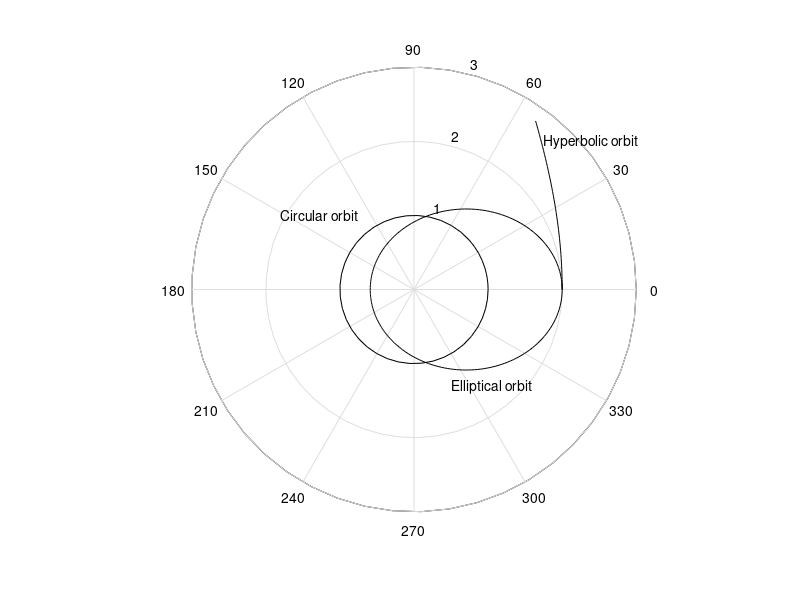

Write the MATLAB code that produced this figure.
% Orbital Motions for Different Initial Conditions
function Orbital_Motions_for_Different_Initial_Conditions
initcond = [2.0, 0.0, 0.0, 1.5; 1.0, 0.0, 0.0, 2.0*pi; 2.0, 0.0, 0.0, 4.0];
tspan = [1.5, 1, 0.3];
options = odeset('RelTol', 1e-6, 'AbsTol', [1e-6 1e-6 1e-6 1e-6]);
for n = 1:3
    [t, x] = ode45(@orbit, [0, tspan(n)], [initcond(n,:)]', options);
    polar(x(:,3), x(:,1), 'k-');
    hold on
end
text(0.50, -1.30, 'Elliptical orbit');
text(-1.80, 1.00, 'Circular orbit');
text(1.75, 2.00, 'Hyperbolic orbit');
function xdot = orbit(t, x)
xdot = [x(2); x(1)*x(4)^2-4.0*pi^2/x(1)^2; x(4); -2.0*x(2)*x(4)/x(1)];